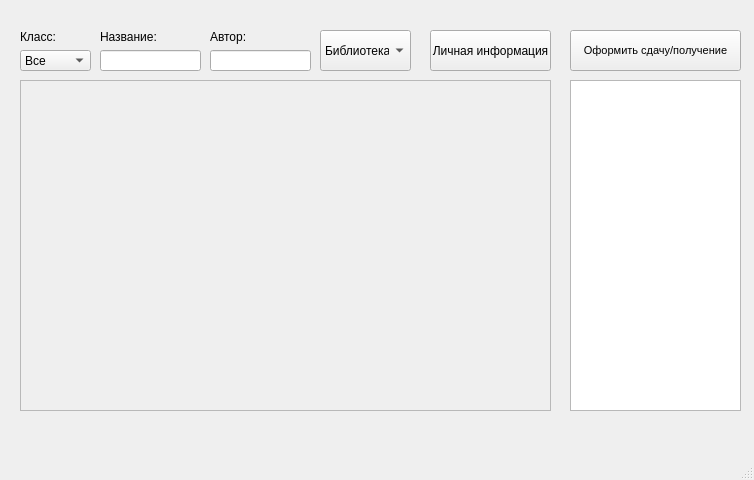
<?xml version="1.0" encoding="UTF-8"?>
<ui version="4.0">
 <class>MainWindow</class>
 <widget class="QMainWindow" name="MainWindow">
  <property name="geometry">
   <rect>
    <x>0</x>
    <y>0</y>
    <width>754</width>
    <height>480</height>
   </rect>
  </property>
  <property name="windowTitle">
   <string>MainWindow</string>
  </property>
  <widget class="QWidget" name="centralwidget">
   <widget class="QWidget" name="verticalLayoutWidget_2">
    <property name="geometry">
     <rect>
      <x>100</x>
      <y>30</y>
      <width>101</width>
      <height>41</height>
     </rect>
    </property>
    <layout class="QVBoxLayout" name="verticalLayout_2">
     <item>
      <widget class="QLabel" name="label_2">
       <property name="text">
        <string>Название:</string>
       </property>
      </widget>
     </item>
     <item>
      <widget class="QLineEdit" name="lineEdit"/>
     </item>
    </layout>
   </widget>
   <widget class="QScrollArea" name="scrollArea">
    <property name="geometry">
     <rect>
      <x>20</x>
      <y>80</y>
      <width>531</width>
      <height>331</height>
     </rect>
    </property>
    <property name="widgetResizable">
     <bool>true</bool>
    </property>
    <widget class="QWidget" name="scrollAreaWidgetContents">
     <property name="geometry">
      <rect>
       <x>0</x>
       <y>0</y>
       <width>529</width>
       <height>329</height>
      </rect>
     </property>
    </widget>
   </widget>
   <widget class="QWidget" name="verticalLayoutWidget_3">
    <property name="geometry">
     <rect>
      <x>210</x>
      <y>30</y>
      <width>101</width>
      <height>41</height>
     </rect>
    </property>
    <layout class="QVBoxLayout" name="verticalLayout_3">
     <item>
      <widget class="QLabel" name="label_3">
       <property name="text">
        <string>Автор:</string>
       </property>
      </widget>
     </item>
     <item>
      <widget class="QLineEdit" name="lineEdit_2"/>
     </item>
    </layout>
   </widget>
   <widget class="QWidget" name="verticalLayoutWidget">
    <property name="geometry">
     <rect>
      <x>20</x>
      <y>30</y>
      <width>71</width>
      <height>41</height>
     </rect>
    </property>
    <layout class="QVBoxLayout" name="verticalLayout">
     <item>
      <widget class="QLabel" name="label">
       <property name="text">
        <string>Класс:</string>
       </property>
      </widget>
     </item>
     <item>
      <widget class="QComboBox" name="comboBox">
       <item>
        <property name="text">
         <string>Все</string>
        </property>
       </item>
       <item>
        <property name="text">
         <string>7</string>
        </property>
       </item>
       <item>
        <property name="text">
         <string>8</string>
        </property>
       </item>
       <item>
        <property name="text">
         <string>9</string>
        </property>
       </item>
       <item>
        <property name="text">
         <string>10</string>
        </property>
       </item>
       <item>
        <property name="text">
         <string>11</string>
        </property>
       </item>
      </widget>
     </item>
    </layout>
   </widget>
   <widget class="QComboBox" name="comboBox_2">
    <property name="geometry">
     <rect>
      <x>320</x>
      <y>30</y>
      <width>91</width>
      <height>41</height>
     </rect>
    </property>
    <item>
     <property name="text">
      <string>Библиотека</string>
     </property>
    </item>
    <item>
     <property name="text">
      <string>Долги</string>
     </property>
    </item>
   </widget>
   <widget class="QPushButton" name="pushButton">
    <property name="geometry">
     <rect>
      <x>430</x>
      <y>30</y>
      <width>121</width>
      <height>41</height>
     </rect>
    </property>
    <property name="text">
     <string>Личная информация</string>
    </property>
   </widget>
   <widget class="QListWidget" name="listWidget">
    <property name="geometry">
     <rect>
      <x>570</x>
      <y>80</y>
      <width>171</width>
      <height>331</height>
     </rect>
    </property>
   </widget>
   <widget class="QPushButton" name="pushButton_2">
    <property name="geometry">
     <rect>
      <x>570</x>
      <y>30</y>
      <width>171</width>
      <height>41</height>
     </rect>
    </property>
    <property name="font">
     <font>
      <pointsize>8</pointsize>
     </font>
    </property>
    <property name="text">
     <string>Оформить сдачу/получение</string>
    </property>
   </widget>
  </widget>
  <widget class="QMenuBar" name="menubar">
   <property name="geometry">
    <rect>
     <x>0</x>
     <y>0</y>
     <width>754</width>
     <height>21</height>
    </rect>
   </property>
  </widget>
  <widget class="QStatusBar" name="statusbar"/>
 </widget>
 <resources/>
 <connections/>
</ui>
